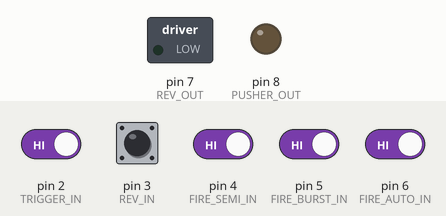
Bench run of a sketch on a simulated Arduino Uno, built with avr-gcc and run on an emulated ATmega328P. Shown: switched loads named in the sketch (green lamp = pin HIGH), output pins drawn as LEDs (lit = HIGH). Dashed ring = blinking. The inputs (shaded band) are chosen by the test bench; at power-on: pin 2 (TRIGGER_IN), pin 3 (REV_IN), pin 4 (FIRE_SEMI_IN), pin 5 (FIRE_BURST_IN), pin 6 (FIRE_AUTO_IN) HIGH.

Above: at 1.2 s.
1.3 s: pin 3 (REV_IN) pulled LOW for 0.15 s
At 1.37 s:
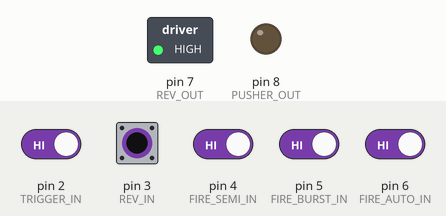
2.9 s: pin 2 (TRIGGER_IN) driven LOW and pin 3 (REV_IN) driven LOW and pin 4 (FIRE_SEMI_IN) driven LOW and pin 5 (FIRE_BURST_IN) driven LOW and pin 6 (FIRE_AUTO_IN) driven LOW
At 3.09 s:
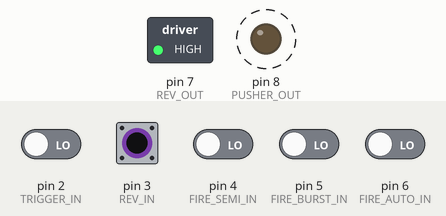
5.9 s: pin 2 (TRIGGER_IN) driven HIGH
At 5.9 s:
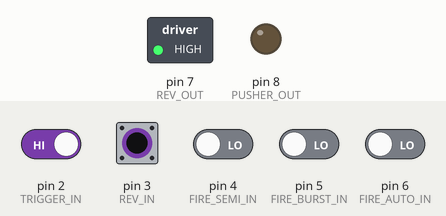
7.4 s: pin 2 (TRIGGER_IN) driven LOW
At 7.59 s:
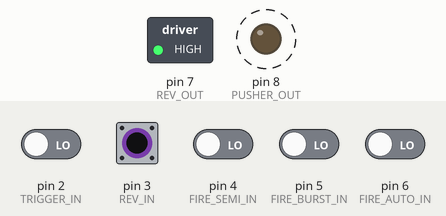
Timing chart, 0 to 11.4 s (numbered marks = the images above; inputs shaded):
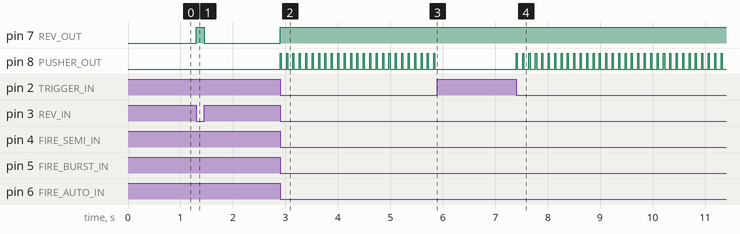

The sketch:

sketch_SolenoidPusher.ino
```cpp
//Pin reference constants
const int REV_IN = 3;
const int TRIGGER_IN = 2;
const int FIRE_SEMI_IN = 4;
const int FIRE_BURST_IN = 5;
const int FIRE_AUTO_IN = 6;
const int REV_OUT = 7;
const int PUSHER_OUT = 8;

//Pusher activation time constants, in milliseconds
const unsigned long PUSHER_UP_TIME = 20;
const unsigned long PUSHER_DOWN_TIME = 100;

//Fire mode constants, to improve future readability and reduce the use of magic numbers
const int FIRE_SEMI = 0;
const int FIRE_3_BURST = 1;
const int FIRE_AUTO = 2;

//Burst shot length constant
const int BURST_THREE = 3;

//Trigger button state variables
int triggerState = HIGH;
int previousTriggerState = HIGH;
int revState = HIGH;

//Solenoid sdequence control flag
bool pusherActive = false;

//Pusher control timers
unsigned long triggerTime = 0;
unsigned long pusherTime = 0;

//Fire control variable. 0 = semi-automatic, 1 = burst, 2 = automatic
int fireSelect = 0;

//Burst count variable. Set equal to BURST_THREE at initialization, only set to 1 upon first starting a burst sequence
int burstCount = BURST_THREE;
//Burst target variable. For future extensibility if I or someone else wants to make multiple burst modes that shoot different numbers of darts
int burstTarget = BURST_THREE;

void setup()
{
  //Set arduino pin Input modes.
  //All are set to Pullup mode; will need to be pulled low by surrounding circuit
  pinMode(REV_IN, INPUT_PULLUP);
  pinMode(TRIGGER_IN, INPUT_PULLUP);
  pinMode(FIRE_SEMI_IN, INPUT_PULLUP);
  pinMode(FIRE_BURST_IN, INPUT_PULLUP);
  pinMode(FIRE_AUTO_IN, INPUT_PULLUP);

  //Set arduino pin Output modes
  pinMode(REV_OUT, OUTPUT);
  pinMode(PUSHER_OUT, OUTPUT);
}

void loop()
{
  if (pusherActive) //If the pusherActive flag is true, simply call the Pusher method immediately to continue an in-progress shot without checking the trigger input
  {
    revState = LOW; //Always set revState to LOW to prevent the pusher sending a dart in to inactive flywheels
    Pusher(); //Call Pusher method to continue current shot sequence
  }
  else //Otherwise perform the usual checks
  {
    //Read fire select button state. If no fire select buttons are pulled low, keep previous state.
    //This is only done while a shot is not currently being executed to prevent odd behaviour from changing fire modes mid-shot.
    if (digitalRead(FIRE_SEMI_IN) == LOW) fireSelect = FIRE_SEMI; //Semi
    if (digitalRead(FIRE_BURST_IN) == LOW) fireSelect = FIRE_3_BURST; //Burst
    if (digitalRead(FIRE_AUTO_IN) == LOW) fireSelect = FIRE_AUTO; //Auto

    //Read the trigger and rev button state.
    triggerState = digitalRead(TRIGGER_IN);
    revState = digitalRead(REV_IN);

    if (!revState) //If the flywheels are not set to spin, continue the main loop without calling any fire control methods to prevent a dart getting jammed in to inactive flywheels
      //Switch-case statement for fire select. Allows for more patterns to be added in the future if desired
      switch (fireSelect)
      {
        case FIRE_SEMI: //For semi auto shots, check if the trigger has been released since the last shot before starting a new shot sequence
          if (triggerState == LOW && previousTriggerState == HIGH) Shoot();
          break;
        case FIRE_3_BURST: //For burst shots, perform the same check
          if (triggerState == LOW && previousTriggerState == HIGH)
          {
            burstTarget = BURST_THREE; //Set burstTarget
            burstCount = 1; //Set burstCount variable to 1 to start a new burst
            Shoot(); //Then start a new shot sequence
          }
          break;
        case FIRE_AUTO: //For full auto shots, simply check if the trigger is being held down
          if (triggerState == LOW) Shoot();
          break;
        default: break;
      }
  }

  previousTriggerState = triggerState;

  //Send intended flywheel motor state: HIGH if revState was pulled LOW, and vice versa
  digitalWrite(REV_OUT, !revState);

  //Delay for stability
  delay(1);
}

//Method to start a shot cycle
void Shoot()
{
  //Set the current triggerTime, set the pusherActive flag, and then call the Pusher method
  triggerTime = millis();
  pusherActive = true;
  Pusher();
}

//Pusher handler method
void Pusher()
{
  //Get the intended state of the pusher pin, then send to PUSHER_OUT via digitalWrite
  digitalWrite(PUSHER_OUT, PusherSequence());
}

//Pusher sequence method
bool PusherSequence()
{
  //Subtract the time the trigger was first pressed from the current time to figure out how much time has elapsed since the trigger press
  pusherTime = millis() - triggerTime;

  if (pusherTime > PUSHER_UP_TIME + PUSHER_DOWN_TIME) //If the pusher time has exceeded the total of PUSHER_UP_TIME + PUSHER_DOWN_TIME...
  {
    if (burstCount < burstTarget) // And the current burstCount is less than the intended burst length (burstCount only set otherwise during burst fire mode)
    {
      burstCount++; //Increment burst count
      triggerTime = millis(); //Reset trigger time to current system clock time for the next cycle
    }
    else //Otherwise, if burstCount => burstLength, as would be the case for when a burst has finished, or at all times for all non-burst fire modes,
      pusherActive = false; //Set the pusherActive flag to false to signal the end of the current shot sequence
  }
  else if (pusherTime < PUSHER_UP_TIME)
  {
    //If pusherTime is less than PUSHER_UP_TIME, return HIGH
    return HIGH;
  }

  //When either pusherTime is greater than PUSHER_UP_TIME but less than the sum of PUSHER_UP_TIME + PUSHER_DOWN_TIME or as a failsafe, return LOW
  return LOW;
}
```

Measured:
- after the input at 1.3 s, pin 7 (REV_OUT): LOW → HIGH at once, → LOW 0.15 s later
- after the input at 2.9 s, pin 7 (REV_OUT): LOW → HIGH at once; pin 8 (PUSHER_OUT): alternates HIGH for 0.02 s and LOW for 0.10 s, starting at once
- after the input at 5.9 s, pin 8 (PUSHER_OUT): stops changing and stays LOW
- after the input at 7.4 s, pin 8 (PUSHER_OUT): alternates HIGH for 0.02 s and LOW for 0.10 s, starting at once
